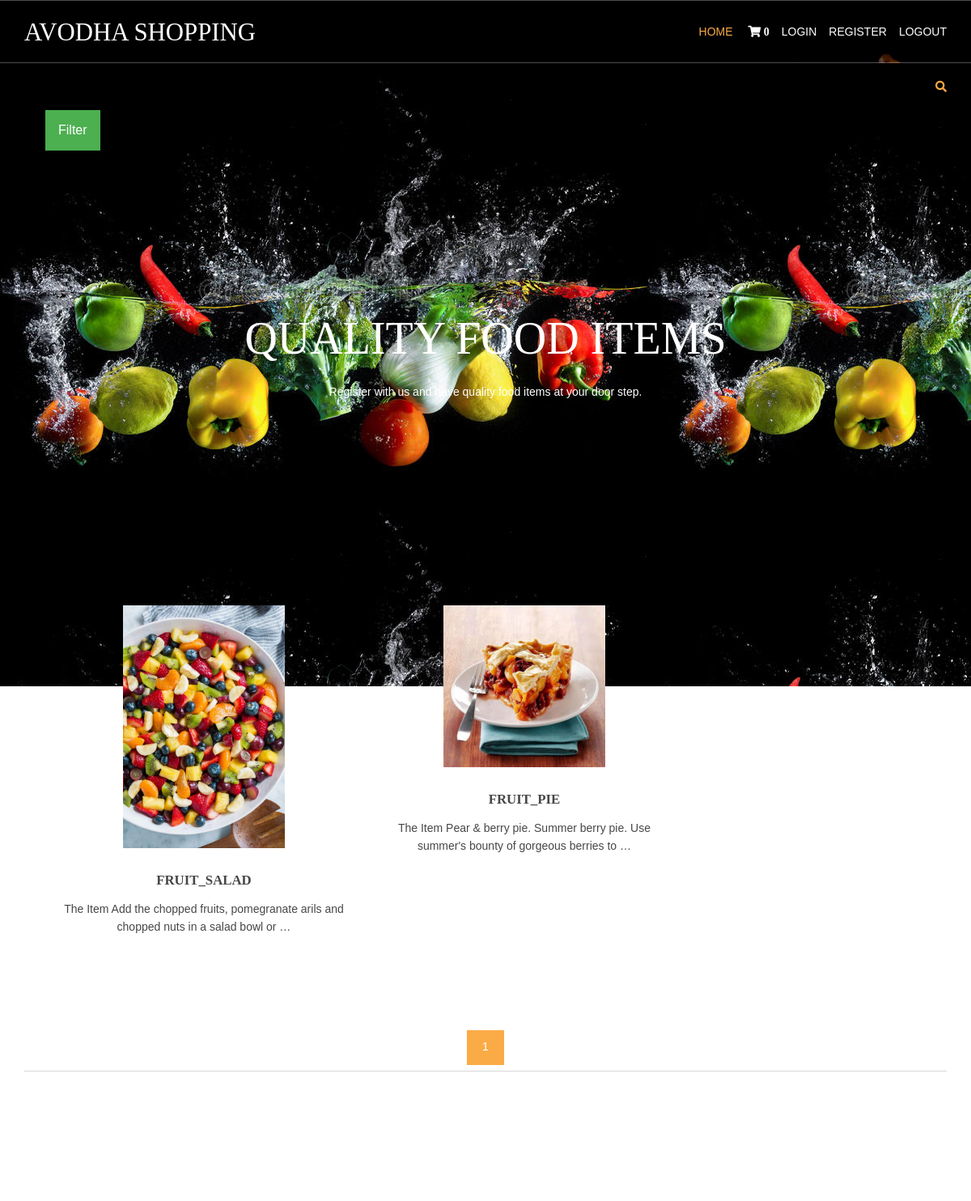
Screenshot of /fruit_reciepes/ with the database file from the repository.
### shop/models.py (models this page shows, shortened)
class products(models.Model):
        name = models.CharField(max_length=250, unique=True)
        slug = models.SlugField(max_length=250,unique=True)
        img=models.ImageField(upload_to='product')
        desc=models.TextField()
        stock=models.IntegerField()
        available=models.BooleanField()
        price=models.IntegerField()
        category=models.ForeignKey(Categ,on_delete=models.CASCADE)
        def get_url(self):
            return reverse('details',args=[self.category.slug,self.slug])

### shop/views.py (the view)
# urls.py: 2. Add a URL to urlpatterns:  path('', views.home, name='home')
def home(request,c_slug=None):
    c_page=None
    prodt=None
    if c_slug != None:
        c_page = get_object_or_404(Categ,slug=c_slug)
        prodt = products.objects.filter(category=c_page,available=True)
    else:
        prodt = products.objects.all().filter(available=True)
    cat=Categ.objects.all()
    paginator=Paginator(prodt,6)
    try:
        page=int(request.GET.get('page','1'))
    except:
        page=1
    try:
        pro=paginator.page(page)
    except(EmptyPage,InvalidPage):
        pro=paginator.page(paginator.num_pages)
    return render(request, "index.html",{'pr':prodt,'ct':cat,'pg':pro})

### cart/context_processor.py (called while the page is built)
def count(request):
    item_count=0
    if 'admin' in request.path:
        return {}
    else:
        try:
            ct=cartlist.objects.filter(cart_id=c_id(request))
            cti=item.objects.all().filter(cart=ct[:1])
            for c in cti:
                item_count += c.quan
        except cartlist.DoesNotExist:
            item_count=0
        return dict(itc=item_count)

### cart/views.py (called while the page is built)
def c_id(request):
    ct_id=request.session.session_key
    if not ct_id:
        ct_id=request.session.create()
    return ct_id

### shop/models.py (called while the page is built)
    def get_url(self):
        return reverse('prod_cat',args=[self.slug])

### templates/index.html (shortened to what this page needs)
{% extends 'base.html' %}
{% block content %}
{% load static %}
<html lang="">
<head>
<link href="{% static 'hm//layout/styles/layout.css' %}" rel="stylesheet" type="text/css" media="all">
</head>
<body id="top">
<div class="abcd" style="background-image:url({% static 'hm///images/demo/backgrounds/bg2.jpg'%} );">
<div class="wrapper row0">
    <div id="topbar" class="hoc clear">
  <div class="fl_right">
        <ul class="nospace">
          <li id="searchform">
          </li>
        </ul>
      </div>
       </div>
  </div>
  <div class="dropdown">
  <button class="dropbtn">Filter</button>
</div>
  <div id="pageintro" class="hoc clear">
    <article>
      <h3 class="heading">QUALITY FOOD ITEMS</h3>
      <p>Register with us and have quality food items at your door step.</p>
    </article>
  </div>
</div>
<div class="wrapper row3">
  <main class="hoc container clear">
    <section id="introblocks">
      <ul class="nospace group btmspace-80">
       {% for i in pg.object_list %}
        <li class="one_third">
          <figure><a class="imgover" href={{i.get_url}}><img src="{{i.img.url}}" alt="" style="width:200"></a>
            <figcaption>
              <h6 class="heading">{{i.name}}</h6>
              <p>The Item {{i.desc|truncatewords:14}}</p><br>
            </figcaption>
          </figure>
        </li>
        {% endfor %}
      </ul>
    </section>
<center>
{% for p in pg.paginator.page_range %}
  <a href="?page={{p}}" class="btn btn-light btn-sm {% if pg.number == p %} active {% endif %}"> {{p}} </a>
{% endfor %}
</center>
    <hr class="btmspace-80">
  </main>
</div>
{% endblock %}

### static/hm/layout/styles/layout.css (style rules this page uses)
#topbar { padding:20px 0; font-size:.8rem; text-transform:uppercase; }
#topbar ul li { display:inline-block; margin-right:15px; }
#topbar ul li:last-child { margin-right:0; padding-right:0; border-right:none; }
#topbar #searchform { position:relative; line-height:1; z-index:9999; }
#topbar #searchform::after { display:block; height:18px; line-height:18px; padding:0; font-family:"Font Awesome\ 5 Free"; font-weight:900; font-size:1rem; content:"\f002"; }
#topbar #searchform ::placeholder { text-transform:capitalize; }
#pageintro { padding:200px 0 300px; }
#pageintro article, #pageintro article p { display:block; max-width:75%; margin:0 auto; text-align:center; }
#pageintro article p { max-width:65%; line-height:2rem; }
#pageintro .heading { margin-bottom:20px; font-size:4rem; }
.container { padding:80px 0; }
#introblocks { display:block; position:relative; margin:-180px 0 0 0; z-index:1; text-align:center; }
#introblocks figure figcaption { display:block; padding:30px 0 0 0; text-align:center; }
#introblocks figure figcaption .heading { font-size:1.2rem; font-weight:700; margin-bottom:0; }
*, *::before, *::after { transition:all .3s ease-in-out; }
body { color:#A5A6AA; background-color:#1C1D21; }
a { color:#FBAB45; }
hr, .borderedbox { border-color:#D7D7D7; }
.btn, .btn.inverse:hover { color:#FFFFFF; background-color:#FBAB45; border-color:#FBAB45; }
.imgover, .imgover:hover::after { color:#FFFFFF; }
.row3 { color:#474747; background-color:#FFFFFF; }
#topbar #searchform { color:#FBAB45; }
#pageintro { color:#FFFFFF; }
@media screen and (min-width:1140px) { .hoc { max-width:1140px; } }

### static/hm/layout/styles/framework.css (style rules this page uses)
html { overflow-y:scroll; overflow-x:hidden; }
html, body { margin:0; padding:0; font-size:14px; line-height:1.6em; }
*, *::before, *::after { box-sizing:border-box; }
.nospace { margin:0; padding:0; list-style:none; }
.btn { display:inline-block; padding:8px 18px 10px; text-transform:uppercase; border:1px solid; }
.clear, .group { display:block; }
.clear::before, .clear::after, .group::before, .group::after { display:table; content:""; }
.clear, .clear::after, .group, .group::after { clear:both; }
a { outline:none; text-decoration:none; }
.fl_right, .imgr { float:right; }
img { width:auto; max-width:100%; height:auto; margin:0; padding:0; border:none; line-height:normal; vertical-align:middle; }
.imgover { display:inline-block; position:relative; max-width:100%; }
.imgover::before, .imgover::after { display:block; position:absolute; content:""; text-align:center; opacity:0; }
.imgover::before { top:0; right:0; bottom:0; left:0; }
.imgover::after { top:50%; left:50%; width:50px; height:50px; line-height:50px; margin:-25px 0 0 -25px; font-family:"Font Awesome\ 5 Free"; font-weight:900; content:"\f067"; font-size:28px; }
body, input, textarea, select { font-family:Verdana, Geneva, sans-serif; }
h1, h2, h3, h4, h5, h6, .heading { font-family:Georgia, "Times New Roman", Times, serif; }
label, input, textarea, select, button { display:block; resize:none; outline:none; color:inherit; font-size:inherit; font-family:inherit; vertical-align:middle; }
::placeholder { opacity:1; }
h1, h2, h3, h4, h5, h6, .heading { margin:0 0 20px 0; font-size:1.4rem; line-height:normal; font-weight:normal; text-transform:uppercase; }
hr { display:block; width:100%; height:1px; border:solid; border-width:1px 0 0 0; }
.wrapper { display:block; position:relative; width:100%; margin:0; padding:0; text-align:left; word-wrap:break-word; }
.hoc { display:block; margin:0 auto; }
address, article, aside, figcaption, figure, footer, header, main, nav, section { display:block; margin:0; padding:0; }
.one_half, .one_third, .two_third, .one_quarter, .two_quarter, .three_quarter { display:inline-block; float:left; margin:0 0 0 4.21052%; list-style:none; }
.one_third { width:30.52631%; }
.btmspace-80 { margin-bottom:80px; }

### templates/index.html (style rules this page uses)
.dropbtn { background-color: #4CAF50; color: white; padding: 16px; font-size: 16px; border: none; cursor: pointer; }
.dropdown { position: relative; padding-left:56px; display: inline-block; }

### rows the page displays
products: img (picture), name "FRUIT_SALAD", desc "Add the chopped fruits, pomegranate arils and chopped nuts in a salad bowl or …"
products: img (picture), name "FRUIT_PIE", desc "Pear & berry pie. Summer berry pie. Use summer's bounty of gorgeous berries to …"

### other values shown
{{ itc }} "0"
{{ p }} "1"
